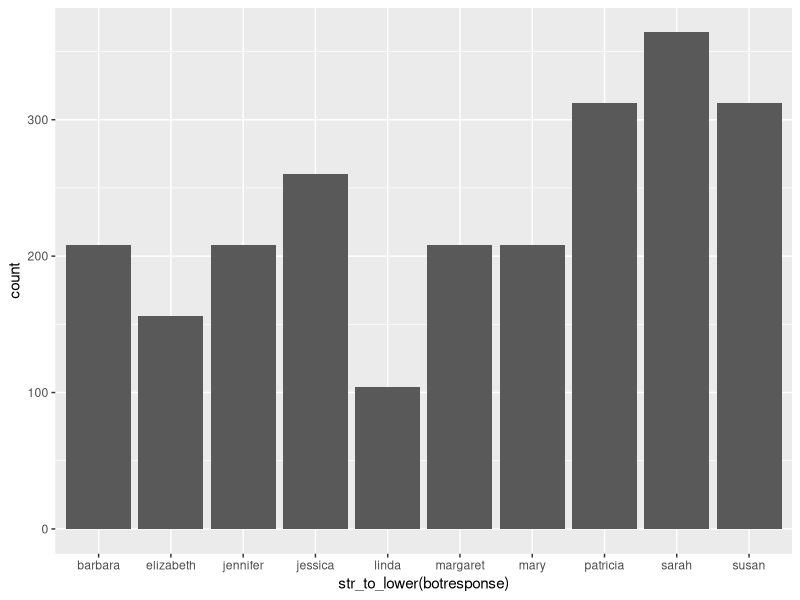
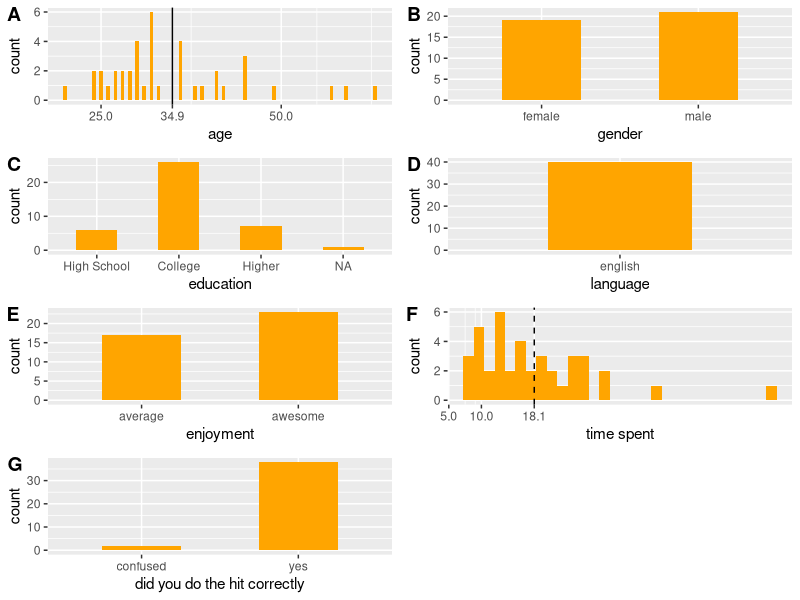
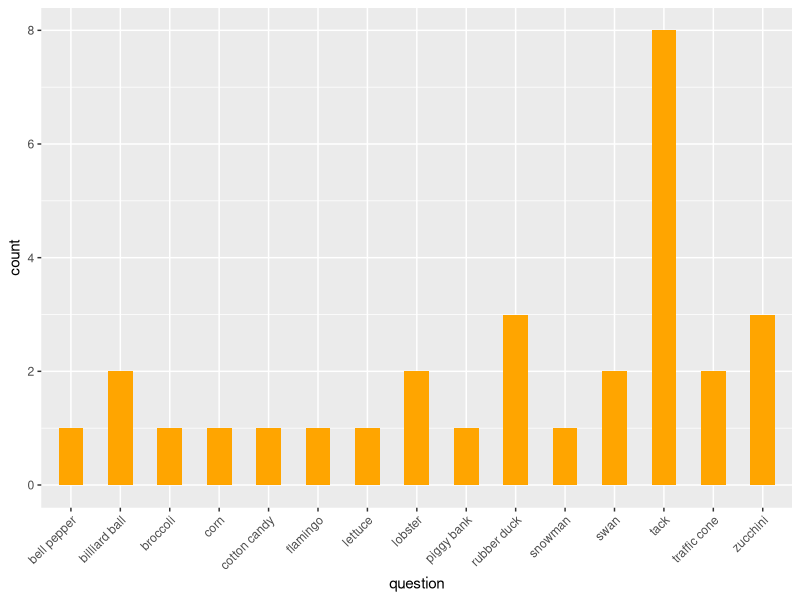
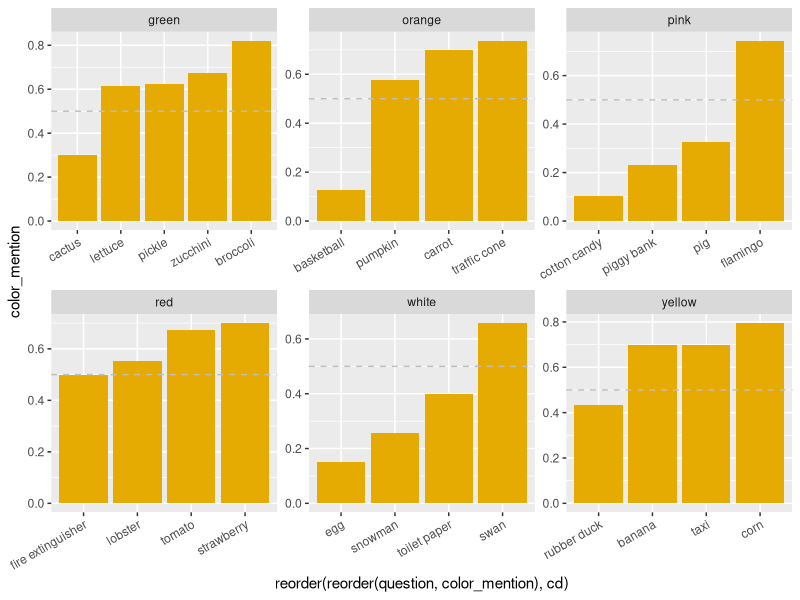
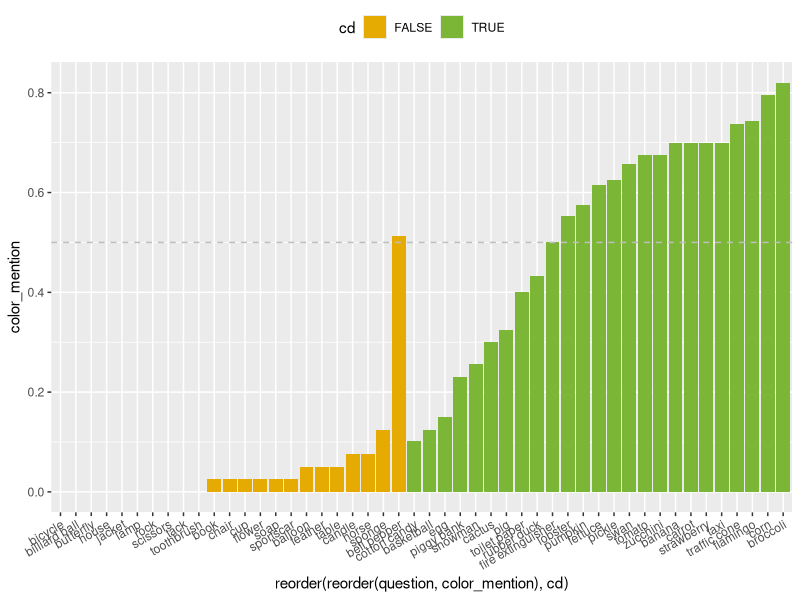
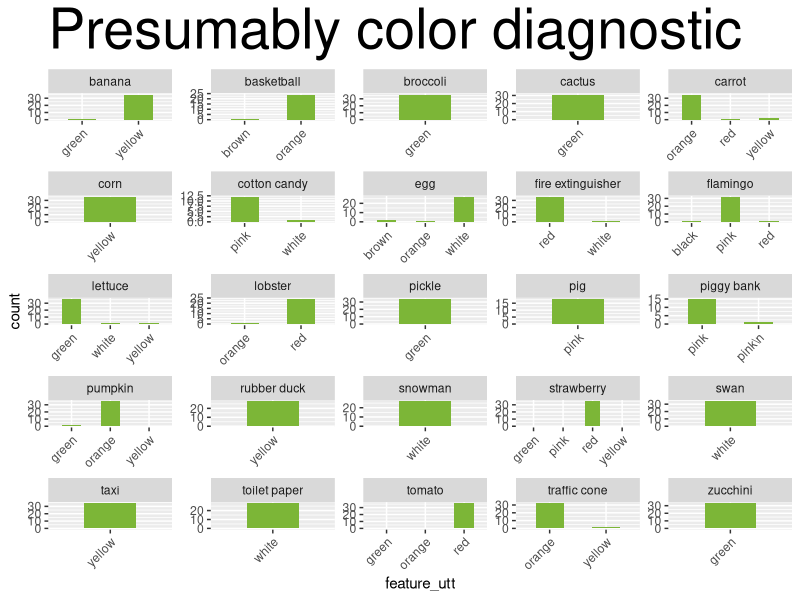
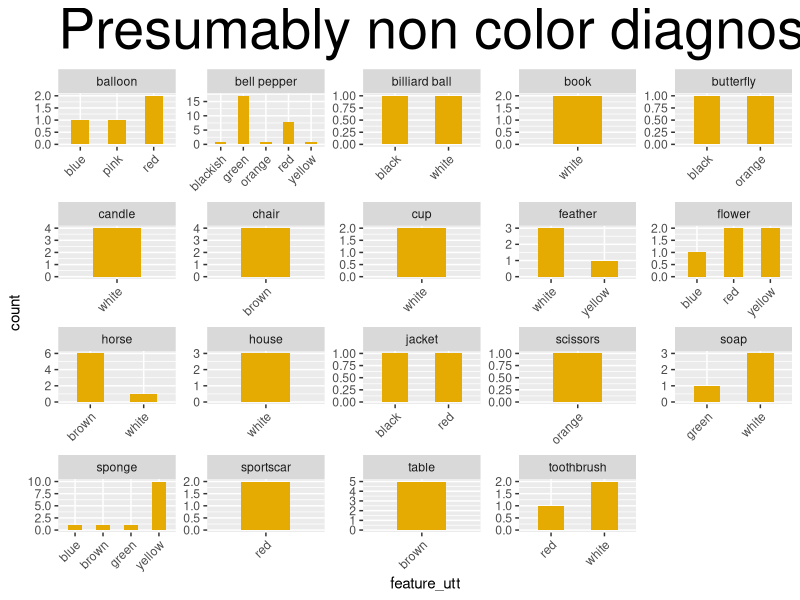

Here is the R script that generated these plots, in order:
## ---- chunk 1
knitr::opts_chunk$set(echo = TRUE)
## ---- chunk 2
library(cowplot)
library(tidyverse)
library(here)

df_import = read_csv(here("data","01_norming","02_main","01_ListFeature-norming","data.csv")) %>% 
  # exclude test
  # weird filter property that it will exclude NAs
  filter(is.na(comments) | comments != "TEST")
## ---- chunk 3
ggplot(df_import,aes(x=str_to_lower(botresponse))) +
  geom_histogram(stat="count")
## ---- chunk 4

df_clean = df_import %>% 
  # exclude multiple submissions
  arrange(startTime) %>% 
  distinct(anon_worker_id,trial_number, .keep_all = TRUE) %>% 
  # exclude participants who didn't answer the bot task (probably bots which hacked javascript code), if necessary
  # filter(botresponse=="") %>% 
  # exclude participants who didn't pass control objects (nonce words)
  mutate(control = ifelse((question == "wobs" | question == "ebbler" | question == "briggle" | question == "florbs"),T,F)) %>%  
  mutate(correct_controls = ifelse(control & obj_unknown,T,F)) %>% 
  group_by(anon_worker_id) %>% 
  mutate(pass_controls = ifelse(sum(correct_controls)<2,F,T)) %>% 
  filter(pass_controls) %>% 
  ungroup()

# number of participants before exclusion (40)
length(unique(df_import$anon_worker_id))
# number of participants after exclusion (40)
length(unique(df_clean$anon_worker_id))


df = df_clean %>%
  filter(!control) %>% 
  select(feature1,feature2,feature3,obj_unknown,question,anon_worker_id) %>% 
  mutate_at(vars(feature1,feature2,feature3),funs(str_to_lower(.)))
## ---- chunk 5
# other info
engl_spellings = c("english", "englis", "eng")

df_subj = df_clean %>% 
  select(age,gender,education,languages,enjoyment,timeSpent,HitCorrect,comments,anon_worker_id) %>% 
  distinct() %>% 
  mutate_at(vars(languages), funs(str_to_lower(.))) %>% 
  mutate_at(vars(languages), funs(ifelse(. %in% engl_spellings, "english", .))) %>% 
  mutate(lang=ifelse(languages == "english","english","other")) %>% 
  mutate_at(vars(age), funs(as.integer(.))) %>% 
  mutate_at(vars(enjoyment), 
            funs(ifelse(.==1,"average",
                        ifelse(.==2,"awesome","other")))) %>% 
  mutate_at(vars(HitCorrect),
            funs(ifelse(HitCorrect==0,"no",
                        ifelse(HitCorrect==404,"confused","yes")))) %>% 
  mutate(edu = ifelse(str_detect(education,"high_school"),"High School",
                      ifelse(str_detect(education,"college"),"College","Higher"))) %>% 
  mutate_at(vars(edu), funs(fct_relevel(.,"High School", "College", "Higher")))


mean_age = round(mean(df_subj$age),digits = 1)
p_age = ggplot(df_subj,aes(x=age)) +
  geom_bar(width = .5,
           fill = "orange") +
  geom_vline(xintercept= mean_age) +
  scale_x_continuous(breaks=c(25,50,75,mean_age))

p_gen = ggplot(df_subj,aes(x=gender)) +
  geom_bar(width = .5,
           fill = "orange")

p_edu = ggplot(df_subj,aes(x=edu)) +
  geom_bar(width = .5,
           fill = "orange") +
  xlab("education")
  # theme(axis.text.x = element_text(angle = 25, hjust = 1))

p_lang = ggplot(df_subj,aes(x=lang)) +
  geom_bar(width = .5,
           fill = "orange") +
  xlab("language")
  # theme(axis.text.x = element_text(angle=45,hjust=1))

p_enj = ggplot(df_subj,aes(x=enjoyment)) +
  geom_bar(width = .5,
           fill = "orange")

mean_time = round(mean(df_subj$timeSpent), digits = 1)
mean_time_nooutliers = round(
  mean(
    df_subj[df_subj$timeSpent <= (mean_time + sd(mean_time)),]$timeSpent
  ), digits = 1)
p_time = ggplot(df_subj,aes(x=timeSpent)) +
  geom_histogram(fill = "orange") +
  geom_vline(xintercept=mean_time_nooutliers) +
  geom_vline(xintercept=mean_time,linetype="dashed") +
  scale_x_continuous(breaks=c(mean_time_nooutliers,mean_time,floor(0),floor(5),floor(10))) +
  xlab("time spent")

p_HitCorrect = ggplot(df_subj,aes(x=HitCorrect)) +
  geom_bar(width = .5,
           fill = "orange") +
  xlab("did you do the hit correctly")

plot_grid(p_age,p_gen,p_edu,p_lang,p_enj,p_time,p_HitCorrect, labels = "AUTO", ncol = 2, align = 'v')

# unique(df_subj$comments)

## ---- chunk 6
ggplot(df[df$obj_unknown==TRUE,],aes(x=question)) +
  geom_bar(width = 0.5,
           fill = "orange") +
  theme(axis.text.x = element_text(angle=45,hjust=1))
## ---- chunk 7

# color_list = c("bright", "brightly", "clear", "color", "colored", "colorful", "colour", "multicolored", "black", "blue", "brown", "green", "orange", "pink", "red", "white", "yellow")

color_list = c("black", "blackish", "blue", "brown", "green", "orange", "pink", "pink\\n", "red", "white", "yellow")

white = c("snowman", "swan", "toilet paper", "egg")
orange = c("basketball", "pumpkin", "carrot", "traffic cone")
pink = c("flamingo", "piggy bank", "cotton candy", "pig")
yellow = c("banana", "taxi", "corn", "rubber duck")
red = c("tomato", "lobster", "strawberry", "fire extinguisher")
green = c("broccoli", "lettuce", "zucchini", "cactus", "pickle")

cd_list = c("snowman",
	"swan",
	"toilet paper",
	"egg",
	"basketball",
	"pumpkin",
	"carrot",
	"traffic cone",
	"flamingo",
	"piggy bank",
	"cotton candy",
	"pig",
	"banana",
	"taxi",
	"corn",
	"rubber duck",
	"tomato",
	"lobster",
	"strawberry",
	"fire extinguisher",
	"broccoli",
	"lettuce",
	"zucchini",
	"cactus",
	"pickle")

df_cat = df %>%
  filter(obj_unknown==FALSE) %>% 
  # mutate(f1_cat = ifelse(sum(str_detect(feature1,color_list)) >= 1, T, F)) %>% 
  mutate(color = case_when(question %in% white ~ "white",
                           question %in% orange ~ "orange",
                           question %in% pink ~ "pink",
                           question %in% yellow ~ "yellow",
                           question %in% red ~ "red",
                           question %in% green ~ "green", 
                           TRUE ~ "no-cd")) %>% 
  gather(feature_pos,feature_utt,feature1,feature2,feature3) %>% 
  mutate(color_mention = ifelse(feature_utt %in% color_list, T, F)) %>% 
  mutate(cd = ifelse(question %in% cd_list, T, F))

df_plot = df_cat %>% 
  select(-obj_unknown)

## ---- chunk 8
df_plot_f1 = df_plot %>% 
  # gather(feature_pos,color_mention,f1_cat,f2_cat,f3_cat) %>% 
  mutate_at(vars(color_mention),funs(as.integer(.))) %>% 
  filter(feature_pos=="feature1")

ggplot(df_plot_f1[df_plot_f1$cd==T,],aes(x=reorder(reorder(question,color_mention),cd), y=color_mention, fill=cd)) +
  facet_wrap(vars(color), scale="free") +
  stat_summary(fun.y = "mean",
               geom = "bar") +
  stat_summary(fun.data = "mean_cl_boot",
               geom = "linerange",
               color = "darkgrey") +
  geom_hline(yintercept = 0.5,
             linetype = "dashed",
             color = "grey") +
  theme(legend.position="none") +
  theme(axis.text.x = element_text(angle = 30, hjust=1)) +
  scale_fill_manual(values=c("#E6AB02", "#7CB637"))
## ---- chunk 9

ggplot(df_plot_f1,aes(x=reorder(reorder(question,color_mention),cd), y=color_mention, fill=cd)) +
  stat_summary(fun.y = "mean",
               geom = "bar") +
  stat_summary(fun.data = "mean_cl_boot",
               geom = "linerange",
               color = "darkgrey") +
  geom_hline(yintercept = 0.5,
             linetype = "dashed",
             color = "grey") +
  theme(axis.text.x = element_text(angle = 30, hjust=1)) +
  theme(legend.position="top") +
  scale_fill_manual(values=c("#E6AB02", "#7CB637"))
## ---- chunk 10
# df_plot_f2 = df_plot %>%
#   # select(feature_pos,color_mention,cd) %>% 
#   group_by(question,anon_worker_id) %>% 
#   mutate(i = row_number()) %>% 
#   ungroup() %>% 
#   spread(feature_pos,color_mention) %>% 
#   mutate(color_score = feature1*10 + feature2*5 + feature3*1)
  # gather(feature_pos,color_mention,feature1,feature2,feature3) %>%
  # mutate_at(vars(color_mention),funs(as.integer(.)))
#   
# 
# ggplot(df_plot_f2[df_plot_f2$cd==T,],aes(x=reorder(question,cd), y=color_score, fill=cd)) +
#   facet_wrap(vars(color), scale="free") +
#   stat_summary(fun.y = "mean",
#                geom = "bar") +
#   stat_summary(fun.data = "mean_cl_boot",
#                geom = "linerange",
#                color = "darkgrey") +
#   theme(axis.text.x = element_text(angle = 30, hjust=1)) +
#   scale_fill_manual(values=c("#E6AB02", "#7CB637"))
# 
# ggplot(df_plot_f2,aes(x=reorder(question,cd), y=color_score, fill=cd)) +
#   stat_summary(fun.y = "mean",
#                geom = "bar") +
#   stat_summary(fun.data = "mean_cl_boot",
#                geom = "linerange",
#                color = "darkgrey") +
#   theme(axis.text.x = element_text(angle = 30, hjust=1)) +
#   scale_fill_manual(values=c("#E6AB02", "#7CB637"))
## ---- chunk 11
# CD, color
df_cd_coloronly = df_plot %>% 
  filter(cd) %>% 
  filter(color_mention)

ggplot(df_cd_coloronly, aes(x=feature_utt)) +
  geom_bar(stat = "count",
           fill = "#7CB637",
           width = 0.5) +
  ggtitle("Presumably color diagnostic") +
  facet_wrap(vars(question), scale="free") +
  theme(plot.title = element_text(size=40)) +
  theme(axis.text.x = element_text(angle = 45, hjust = 1))

# no CD, color
df_nocd_coloronly = df_plot %>% 
  filter(!cd) %>% 
  filter(color_mention)

ggplot(df_nocd_coloronly, aes(x=feature_utt)) +
  geom_bar(stat="count",
           fill = "#E6AB02",
           width = 0.5) +
  ggtitle("Presumably non color diagnostic") +
  facet_wrap(vars(question), scale="free") +
  theme(plot.title = element_text(size=40)) +
  theme(axis.text.x = element_text(angle = 45, hjust = 1))
## ---- chunk 12

freq_feature_list = df_plot %>% 
  filter(!color_mention) %>% 
  arrange(feature_utt) %>% 
  group_by(feature_utt) %>% 
  summarize(n=n()) %>% 
  filter(n>=2) 

# did I miss any color utterances?
freq_feature_list$feature_utt

# CD, no color
df_cd_nocol_infreq = df_plot %>% 
  filter(cd) %>% 
  filter(!color_mention & !(feature_utt %in% freq_feature_list$feature_utt))

table(arrange(df_cd_nocol_infreq,feature_utt)$feature_utt)

# ggplot(df_cd_nocol_infreq, aes(x=feature_utt)) +
#   geom_bar(stat="count") +
#   facet_wrap(vars(question), scale="free") +
#   theme(axis.text.x = element_text(angle = 45, hjust = 1))

# no CD, no color
df_nocd_nocol_infreq = df_plot %>% 
  filter(!cd) %>% 
  filter(!color_mention & !(feature_utt %in% freq_feature_list$feature_utt))

table(arrange(df_nocd_nocol_infreq,feature_utt)$feature_utt)

# ggplot(df_nocd_nocol_infreq, aes(x=feature_utt)) +
#   geom_bar(stat="count") +
#   facet_wrap(vars(question), scale="free") +
#   theme(axis.text.x = element_text(angle = 45, hjust = 1))
